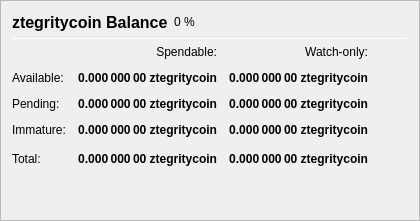
                   <widget class="QFrame" name="frame_Balances">
                    <property name="frameShape">
                     <enum>QFrame::StyledPanel</enum>
                    </property>
                    <property name="frameShadow">
                     <enum>QFrame::Raised</enum>
                    </property>
                    <layout class="QVBoxLayout" name="verticalLayout_4">
                     <item>
                      <layout class="QHBoxLayout" name="horizontalLayout_4">
                       <item>
                        <widget class="QLabel" name="label_5">
                         <property name="minimumSize">
                          <size>
                           <width>0</width>
                           <height>20</height>
                          </size>
                         </property>
                         <property name="font">
                          <font>
                           <pointsize>12</pointsize>
                           <weight>75</weight>
                           <bold>true</bold>
                          </font>
                         </property>
                         <property name="text">
                          <string>ztegritycoin Balance</string>
                         </property>
                        </widget>
                       </item>
                       <item>
                        <widget class="QLabel" name="labelECAPercent">
                         <property name="text">
                          <string notr="true">0 %</string>
                         </property>
                        </widget>
                       </item>
                       <item>
                        <spacer name="horizontalSpacer_3">
                         <property name="orientation">
                          <enum>Qt::Horizontal</enum>
                         </property>
                         <property name="sizeHint" stdset="0">
                          <size>
                           <width>40</width>
                           <height>20</height>
                          </size>
                         </property>
                        </spacer>
                       </item>
                      </layout>
                     </item>
                     <item>
                      <widget class="Line" name="line_Balance">
                       <property name="minimumSize">
                        <size>
                         <width>0</width>
                         <height>1</height>
                        </size>
                       </property>
                       <property name="maximumSize">
                        <size>
                         <width>16777215</width>
                         <height>1</height>
                        </size>
                       </property>
                       <property name="orientation">
                        <enum>Qt::Horizontal</enum>
                       </property>
                      </widget>
                     </item>
                     <item>
                      <layout class="QGridLayout" name="gridLayout">
                       <property name="spacing">
                        <number>12</number>
                       </property>
                       <item row="0" column="1">
                        <widget class="QLabel" name="labelSpendable">
                         <property name="text">
                          <string>Spendable:</string>
                         </property>
                         <property name="alignment">
                          <set>Qt::AlignRight|Qt::AlignTrailing|Qt::AlignVCenter</set>
                         </property>
                        </widget>
                       </item>
                       <item row="0" column="2">
                        <widget class="QLabel" name="labelWatchonly">
                         <property name="text">
                          <string>Watch-only:</string>
                         </property>
                         <property name="alignment">
                          <set>Qt::AlignRight|Qt::AlignTrailing|Qt::AlignVCenter</set>
                         </property>
                        </widget>
                       </item>
                       <item row="1" column="0">
                        <widget class="QLabel" name="labelBalanceText">
                         <property name="text">
                          <string>Available:</string>
                         </property>
                        </widget>
                       </item>
                       <item row="1" column="1">
                        <widget class="QLabel" name="labelBalance">
                         <property name="font">
                          <font>
                           <weight>75</weight>
                           <bold>true</bold>
                          </font>
                         </property>
                         <property name="cursor">
                          <cursorShape>IBeamCursor</cursorShape>
                         </property>
                         <property name="toolTip">
                          <string>Your current spendable balance</string>
                         </property>
                         <property name="text">
                          <string notr="true">0.000 000 00 ztegritycoin</string>
                         </property>
                         <property name="alignment">
                          <set>Qt::AlignRight|Qt::AlignTrailing|Qt::AlignVCenter</set>
                         </property>
                         <property name="textInteractionFlags">
                          <set>Qt::LinksAccessibleByMouse|Qt::TextSelectableByKeyboard|Qt::TextSelectableByMouse</set>
                         </property>
                        </widget>
                       </item>
                       <item row="1" column="2">
                        <widget class="QLabel" name="labelWatchAvailable">
                         <property name="font">
                          <font>
                           <weight>75</weight>
                           <bold>true</bold>
                          </font>
                         </property>
                         <property name="cursor">
                          <cursorShape>IBeamCursor</cursorShape>
                         </property>
                         <property name="toolTip">
                          <string>Your current balance in watch-only addresses</string>
                         </property>
                         <property name="text">
                          <string notr="true">0.000 000 00 ztegritycoin</string>
                         </property>
                         <property name="alignment">
                          <set>Qt::AlignRight|Qt::AlignTrailing|Qt::AlignVCenter</set>
                         </property>
                         <property name="textInteractionFlags">
                          <set>Qt::LinksAccessibleByMouse|Qt::TextSelectableByKeyboard|Qt::TextSelectableByMouse</set>
                         </property>
                        </widget>
                       </item>
                       <item row="2" column="0">
                        <widget class="QLabel" name="labelPendingText">
                         <property name="text">
                          <string>Pending:</string>
                         </property>
                        </widget>
                       </item>
                       <item row="2" column="1">
                        <widget class="QLabel" name="labelUnconfirmed">
                         <property name="font">
                          <font>
                           <weight>75</weight>
                           <bold>true</bold>
                          </font>
                         </property>
                         <property name="cursor">
                          <cursorShape>IBeamCursor</cursorShape>
                         </property>
                         <property name="toolTip">
                          <string>Total of transactions that have yet to be confirmed, and do not yet count toward the spendable balance</string>
                         </property>
                         <property name="text">
                          <string notr="true">0.000 000 00 ztegritycoin</string>
                         </property>
                         <property name="alignment">
                          <set>Qt::AlignRight|Qt::AlignTrailing|Qt::AlignVCenter</set>
                         </property>
                         <property name="textInteractionFlags">
                          <set>Qt::LinksAccessibleByMouse|Qt::TextSelectableByKeyboard|Qt::TextSelectableByMouse</set>
                         </property>
                        </widget>
                       </item>
                       <item row="2" column="2">
                        <widget class="QLabel" name="labelWatchPending">
                         <property name="font">
                          <font>
                           <weight>75</weight>
                           <bold>true</bold>
                          </font>
                         </property>
                         <property name="cursor">
                          <cursorShape>IBeamCursor</cursorShape>
                         </property>
                         <property name="toolTip">
                          <string>Unconfirmed transactions to watch-only addresses</string>
                         </property>
                         <property name="text">
                          <string notr="true">0.000 000 00 ztegritycoin</string>
                         </property>
                         <property name="alignment">
                          <set>Qt::AlignRight|Qt::AlignTrailing|Qt::AlignVCenter</set>
                         </property>
                         <property name="textInteractionFlags">
                          <set>Qt::LinksAccessibleByMouse|Qt::TextSelectableByKeyboard|Qt::TextSelectableByMouse</set>
                         </property>
                        </widget>
                       </item>
                       <item row="3" column="0">
                        <widget class="QLabel" name="labelImmatureText">
                         <property name="text">
                          <string>Immature:</string>
                         </property>
                        </widget>
                       </item>
                       <item row="3" column="1">
                        <widget class="QLabel" name="labelImmature">
                         <property name="font">
                          <font>
                           <weight>75</weight>
                           <bold>true</bold>
                          </font>
                         </property>
                         <property name="cursor">
                          <cursorShape>IBeamCursor</cursorShape>
                         </property>
                         <property name="toolTip">
                          <string>Staked rewards that has not yet matured</string>
                         </property>
                         <property name="text">
                          <string notr="true">0.000 000 00 ztegritycoin</string>
                         </property>
                         <property name="alignment">
                          <set>Qt::AlignRight|Qt::AlignTrailing|Qt::AlignVCenter</set>
                         </property>
                         <property name="textInteractionFlags">
                          <set>Qt::LinksAccessibleByMouse|Qt::TextSelectableByKeyboard|Qt::TextSelectableByMouse</set>
                         </property>
                        </widget>
                       </item>
                       <item row="3" column="2">
                        <widget class="QLabel" name="labelWatchImmature">
                         <property name="font">
                          <font>
                           <weight>75</weight>
                           <bold>true</bold>
                          </font>
                         </property>
                         <property name="cursor">
                          <cursorShape>IBeamCursor</cursorShape>
                         </property>
                         <property name="toolTip">
                          <string>Staked or masternode rewards in watch-only addresses that has not yet matured</string>
                         </property>
                         <property name="text">
                          <string notr="true">0.000 000 00 ztegritycoin</string>
                         </property>
                         <property name="alignment">
                          <set>Qt::AlignRight|Qt::AlignTrailing|Qt::AlignVCenter</set>
                         </property>
                         <property name="textInteractionFlags">
                          <set>Qt::LinksAccessibleByMouse|Qt::TextSelectableByKeyboard|Qt::TextSelectableByMouse</set>
                         </property>
                        </widget>
                       </item>
                       <!--
                       <item row="4" column="0">
                        <widget class="QLabel" name="labelLockedBalanceText">
                         <property name="toolTip">
                          <string>Locked ztegritycoin or Masternode collaterals. These are excluded from zECA minting.</string>
                         </property>
                         <property name="text">
                          <string>Locked:</string>
                         </property>
                        </widget>
                       </item>
                       <item row="4" column="1">
                        <widget class="QLabel" name="labelLockedBalance">
                         <property name="font">
                          <font>
                           <weight>75</weight>
                           <bold>true</bold>
                          </font>
                         </property>
                         <property name="cursor">
                          <cursorShape>IBeamCursor</cursorShape>
                         </property>
                         <property name="toolTip">
                          <string>Locked ztegritycoin or Masternode collaterals. These are excluded from zECA minting.</string>
                         </property>
                         <property name="text">
                          <string notr="true">0.000 000 00 ztegritycoin</string>
                         </property>
                         <property name="alignment">
                          <set>Qt::AlignRight|Qt::AlignTrailing|Qt::AlignVCenter</set>
                         </property>
                         <property name="textInteractionFlags">
                          <set>Qt::LinksAccessibleByMouse|Qt::TextSelectableByKeyboard|Qt::TextSelectableByMouse</set>
                         </property>
                        </widget>
                       </item>
                       <item row="4" column="2">
                        <widget class="QLabel" name="labelWatchLocked">
                         <property name="font">
                          <font>
                           <weight>75</weight>
                           <bold>true</bold>
                          </font>
                         </property>
                         <property name="cursor">
                          <cursorShape>IBeamCursor</cursorShape>
                         </property>
                         <property name="toolTip">
                          <string>Current locked balance in watch-only addresses</string>
                         </property>
                         <property name="text">
                          <string notr="true">0.000 000 00 ztegritycoin</string>
                         </property>
                         <property name="alignment">
                          <set>Qt::AlignRight|Qt::AlignTrailing|Qt::AlignVCenter</set>
                         </property>
                         <property name="textInteractionFlags">
                          <set>Qt::LinksAccessibleByMouse|Qt::TextSelectableByKeyboard|Qt::TextSelectableByMouse</set>
                         </property>
                        </widget>
                       </item>
                       -->
                       <item row="5" column="0">
                        <widget class="QLabel" name="labelTotalText">
                         <property name="toolTip">
                          <string>Your current ztegritycoin balance, unconfirmed and immature transactions included</string>
                         </property>
                         <property name="text">
                          <string>Total:</string>
                         </property>
                        </widget>
                       </item>
                       <item row="5" column="1">
                        <widget class="QLabel" name="labelTotal">
                         <property name="font">
                          <font>
                           <weight>75</weight>
                           <bold>true</bold>
                          </font>
                         </property>
                         <property name="cursor">
                          <cursorShape>IBeamCursor</cursorShape>
                         </property>
                         <property name="toolTip">
                          <string>Your current ztegritycoin balance, unconfirmed and immature transactions included</string>
                         </property>
                         <property name="text">
                          <string notr="true">0.000 000 00 ztegritycoin</string>
                         </property>
                         <property name="alignment">
                          <set>Qt::AlignRight|Qt::AlignTrailing|Qt::AlignVCenter</set>
                         </property>
                         <property name="textInteractionFlags">
                          <set>Qt::LinksAccessibleByMouse|Qt::TextSelectableByKeyboard|Qt::TextSelectableByMouse</set>
                         </property>
                        </widget>
                       </item>
                       <item row="5" column="2">
                        <widget class="QLabel" name="labelWatchTotal">
                         <property name="font">
                          <font>
                           <weight>75</weight>
                           <bold>true</bold>
                          </font>
                         </property>
                         <property name="cursor">
                          <cursorShape>IBeamCursor</cursorShape>
                         </property>
                         <property name="toolTip">
                          <string>Current total balance in watch-only addresses</string>
                         </property>
                         <property name="text">
                          <string notr="true">0.000 000 00 ztegritycoin</string>
                         </property>
                         <property name="alignment">
                          <set>Qt::AlignRight|Qt::AlignTrailing|Qt::AlignVCenter</set>
                         </property>
                         <property name="textInteractionFlags">
                          <set>Qt::LinksAccessibleByMouse|Qt::TextSelectableByKeyboard|Qt::TextSelectableByMouse</set>
                         </property>
                        </widget>
                       </item>
                       <item row="5" column="3">
                        <spacer name="horizontalSpacer_9">
                         <property name="orientation">
                          <enum>Qt::Horizontal</enum>
                         </property>
                         <property name="sizeHint" stdset="0">
                          <size>
                           <width>40</width>
                           <height>20</height>
                          </size>
                         </property>
                        </spacer>
                       </item>
                      </layout>
                     </item>
                     <item>
                      <spacer name="verticalSpacer_3">
                       <property name="orientation">
                        <enum>Qt::Vertical</enum>
                       </property>
                       <property name="sizeHint" stdset="0">
                        <size>
                         <width>20</width>
                         <height>40</height>
                        </size>
                       </property>
                      </spacer>
                     </item>
                    </layout>
                   </widget>
